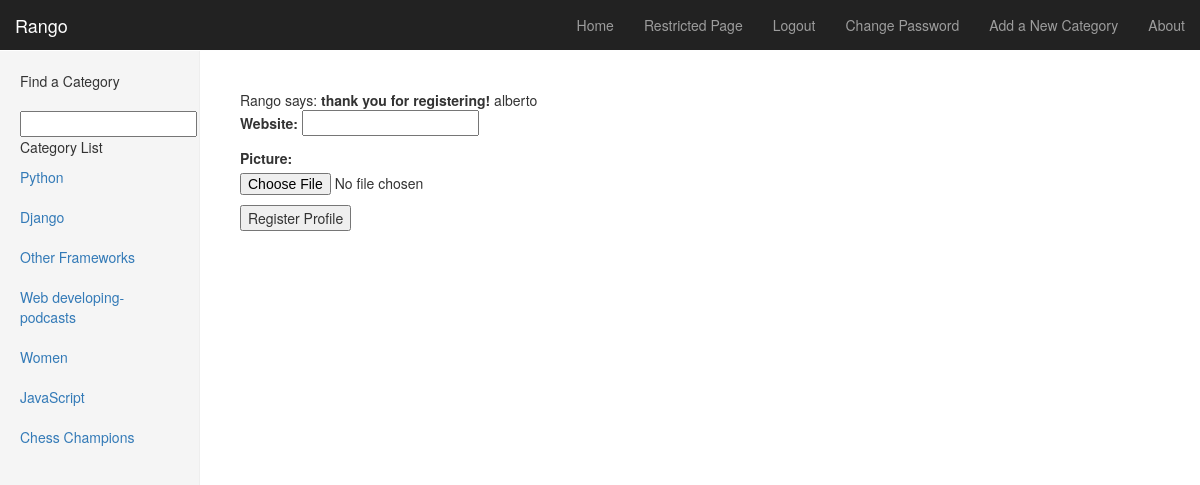
Screenshot of /rango/add_profile/ (signed in) with the database file from the repository.
### rango/models.py (models this page shows)
class Category(models.Model):
	name = models.CharField(max_length=128, unique=True)
	views = models.IntegerField(default=0)
	likes = models.IntegerField(default=0)
	slug = models.SlugField(unique=True)
	def save(self, *args, **kwargs):
		if self.views < 1:
			self.views = 0
		if self.likes < 1:
			self.likes = 0
		self.slug = slugify(self.name)
		super(Category, self).save(*args, **kwargs)
	def __unicode__(self):
		return self.name

### rango/views.py (the view)
def add_profile(request):
	if request.method == 'POST':
		name = str(request.GET[u'user'])
		user = User.objects.get(username=name)
		profile = UserProfile(user=user)
		profile.website = request.POST[u'website']
		profile.picture = request.FILES['picture']
		profile.save()
		return redirect('/rango/')
	else:
		profile = UserProfileForm()
		return render(request, 'rango/add_profile.html', {'profile': profile})

### rango/forms.py
class UserProfileForm(forms.ModelForm):
	class Meta:
		model = UserProfile
		fields = ('website', 'picture')

### rango/templatetags/rango_extras.py (called while the page is built)
@register.inclusion_tag('rango/cats.html')
def get_category_list(cat=None):
	return {'cats': Category.objects.all(), 'act_cat': cat}

### templates/rango/add_profile.html (shortened to what this page needs)
{% extends "base.html" %}
{% load staticfiles %}
{% block body_block %}
	Rango says: <strong>thank you for registering!</strong>
	{{ user }}<br />
	<form id="user_form" method="post" action="{% url 'add_profile' %}?user={{ user }}"
		enctype="multipart/form-data">
		{{ profile.as_p }}
		<input type="submit" name="submit" value="Register Profile" />
	</form>
{% endblock %}

### templates/rango/cats.html (shortened to what this page needs)
{% if cats %}
	<ul class="nav nav-sidebar">
	{% for c in cats %}
		{% if c == act_cat %}<li class="active">
		{% else %}<li>{% endif %}
			<a href="{% url 'category' c.slug %}">{{ c.name }}</a></li>
	{% endfor %}
{% endif %}

### static/css/dashboard.css (style rules this page uses)
body { padding-top: 50px; }
.nav-sidebar { margin-right: -21px; margin-bottom: 20px; margin-left: -20px; }
.nav-sidebar > li > a { padding-right: 20px; padding-left: 20px; }

### rows the page displays
Category: name "Python"
Category: name "Django"
Category: name "Other Frameworks"
Category: name "Web developing-podcasts"
Category: name "Women"
Category: name "JavaScript"
Category: name "Chess Champions"

### other values shown
{{ user }} "alberto"
